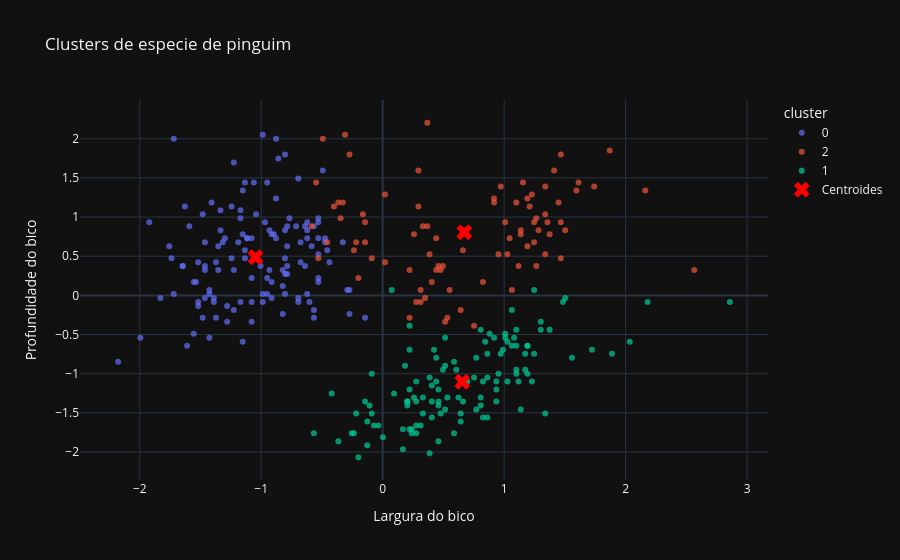

The notebook cell saved with this chart:
### Markdown cell above
# 5 - Construa pelo 2 matriz de dispersão como realizada em aula indicando os pontos e centroides.

**Comece usando x='bill_length_mm' e y='bill_depth_mm' para analisar o primeiro gráfico e em seguida escolha outras variaveis para o segundo.**

### Code cell
pinguins_clusters = pd.DataFrame({
    'bill_length_mm': penguins_padronizado[0],
    'bill_depth_mm': penguins_padronizado[1],
    'flipper_length_mm': penguins_padronizado[2],
    'body_mass_g': penguins_padronizado[3],
    'cluster': labels.astype(str)
})

fig = px.scatter(pinguins_clusters, x='bill_length_mm', y='bill_depth_mm', color='cluster',
                 color_continuous_scale='viridis', opacity=0.7,
                 title='Clusters de especie de pinguim')

fig.add_scatter(x=centroides_padronizados[:, 0], y=centroides_padronizados[:, 1], mode='markers', marker=dict(color='red', symbol='x', size=14), name='Centroides')

fig.update_layout(xaxis_title='Largura do bico', yaxis_title="Profundidade do bico", legend_title='cluster')

### Figure 1 — Plotly figure (JSON) as saved in the notebook; plotly's stock layout.template omitted (floating-point values rounded to 4 significant figures; data arrays with more than 128 entries replaced by an {"elided": "..."} marker saying what was removed)
{"data": [{"hovertemplate": "cluster=0<br>bill_length_mm=%{x}<br>bill_depth_mm=%{y}<extra></extra>", "legendgroup": "0", "marker": {"color": "#636efa", "opacity": 0.7, "symbol": "circle"}, "mode": "markers", "name": "0", "orientation": "v", "showlegend": true, "x": {"elided": "129 float values"}, "xaxis": "x", "y": {"elided": "129 float values"}, "yaxis": "y", "type": "scatter"}, {"hovertemplate": "cluster=2<br>bill_length_mm=%{x}<br>bill_depth_mm=%{y}<extra></extra>", "legendgroup": "2", "marker": {"color": "#EF553B", "opacity": 0.7, "symbol": "circle"}, "mode": "markers", "name": "2", "orientation": "v", "showlegend": true, "x": [-0.2734, 0.3676, 0.01963, -0.31, -0.365, -0.4931, -0.4016, 0.331, -0.2184, -0.3466, -0.2001, -0.5298, -0.5847, -0.1452, -0.5481, -0.1452, 0.2943, -0.3283, -0.2368, 0.01963, -0.1635, -0.4565, 0.4592, 1.1, 1.338, 0.2577, 1.595, 0.2211, 0.3859, 1.338, 0.3676, 1.338, 0.4775, 1.411, 0.5507, 1.466, 0.3493, 1.192, 1.155, 2.565, 0.4408, 0.9536, 0.8254, 1.21, 0.4958, 1.466, 1.192, 1.009, 0.4408, 1.613, 1.869, 1.283, 1.045, 0.6423, 0.6606, 1.466, 0.5324, 1.741, 0.917, 0.4042, 1.265, 0.276, 1.265, 1.247, 1.118, 0.917, 1.375, 1.064, 0.7522, 1.357, 0.3126, 1.228, 1.503, 0.2211, 0.9719, 1.137, 0.2943, 1.448, 0.5141, 0.3126, 2.162, -0.09025, 1.027, 1.247, 1.137], "xaxis": "x", "y": [1.798, 2.205, 1.289, 2.052, 1.188, 2.001, 1.137, 0.8824, 0.679, 0.9842, 0.2213, 0.4756, 0.8824, 0.679, 1.442, 0.9333, 1.594, 1.188, 0.5773, 0.4247, 1.035, 0.679, 0.3739, 1.188, 1.035, 0.7807, 1.34, 0.323, 0.5264, 0.5264, 0.8824, 1.391, 0.323, 1.594, 0.06873, 0.4756, -0.03299, 1.238, 1.442, 0.323, 0.7299, 0.5264, 0.1704, 1.137, 0.3739, 0.9333, 0.6282, 0.9333, 0.323, 1.442, 1.849, 0.8316, 0.7299, -0.1856, 0.5773, 1.798, -0.2873, 1.391, 1.188, 0.1704, 0.9842, -0.08385, 0.3739, 0.679, 0.3739, 1.238, 0.7807, 0.06873, -0.389, 0.9333, 0.06873, 1.289, 0.8316, -0.2873, 1.391, 0.8316, 1.137, 1.188, -0.3381, -0.08385, 1.34, 0.4756, 0.5264, 0.9333, 0.7807], "yaxis": "y", "type": "scatter"}, {"hovertemplate": "cluster=1<br>bill_length_mm=%{x}<br>bill_depth_mm=%{y}<extra></extra>", "legendgroup": "1", "marker": {"color": "#00cc96", "opacity": 0.7, "symbol": "circle"}, "mode": "markers", "name": "1", "orientation": "v", "showlegend": true, "x": [0.3859, 1.1, 0.8621, 1.1, 0.6606, 0.4592, 0.2577, 0.4958, -0.1269, 0.5141, -0.5664, 0.917, 0.276, 0.8071, 0.331, 0.9719, -0.365, 0.9536, 0.4042, 0.8621, 1.137, 0.2028, 0.4592, 0.4225, -0.2001, 0.3859, 0.6972, 0.7705, 1.1, 0.6057, -0.2184, 0.2028, 2.858, 0.9353, 0.8071, -0.2551, 0.07457, 0.00132, 0.8621, -0.2368, 1.027, 0.2394, 1.027, 1.192, -0.07193, 0.276, 1.192, 0.1661, 0.2211, 0.4775, 0.8254, 0.2028, 1.118, 0.4592, 0.1845, -0.03531, 0.276, -0.1452, 1.173, 0.2394, 0.4042, 0.3126, 1.888, 0.331, 1.064, 1.009, -0.09025, 1.228, 0.6789, 0.4408, 0.7705, 0.4592, 0.4408, 0.8437, 0.6423, 1.302, 0.2211, 0.2211, 0.9353, 1.558, 0.624, 1.1, 0.1661, 1.247, -0.1086, 1.338, 0.6423, 1.485, 0.6423, 1.503, 0.276, 1.009, 0.09289, 1.247, 0.9902, 0.5324, 0.8071, 1.302, 0.8254, 2.181, 0.5874, 0.9353, 0.5141, -0.4199, 1.723, -0.1269, 0.7522, 1.192, 1.064, -0.09025, 1.375, 0.4042, 2.034, 0.8804, 0.5874, 0.5141, 1.173, 0.2211, 1.082], "xaxis": "x", "y": [-2.016, -0.4398, -1.559, -0.9993, -1.355, -1.864, -1.304, -0.9484, -1.915, -0.8976, -1.762, -0.5416, -1.762, -1.304, -1.304, -0.745, -1.864, -0.9993, -1.355, -1.05, -1.457, -1.355, -1.355, -0.6941, -2.067, -1.05, -1.101, -1.457, -0.9484, -0.9484, -1.508, -1.355, -0.08385, -1.203, -0.4398, -1.762, 0.06873, -1.813, -0.745, -1.762, -0.5924, -1.762, -1.101, -0.6433, -1.66, -1.66, -0.6433, -1.966, -0.6941, -1.508, -1.559, -1.406, -1.101, -1.406, -0.8976, -1.66, -1.101, -1.355, -0.9484, -1.711, -1.152, -1.66, -0.745, -1.508, -0.1856, -0.4907, -1.508, -1.101, -1.101, -0.7959, -0.7959, -1.203, -1.101, -0.5924, -1.508, -0.4398, -1.711, -0.389, -1.355, -0.7959, -1.304, -0.6433, -1.711, 0.06873, -1.406, -1.508, -1.61, -0.08385, -1.101, -0.03299, -1.355, -0.5416, -1.254, -0.745, -0.6941, -1.304, -1.406, -0.3381, -1.101, -0.08385, -0.8467, -1.101, -0.5416, -1.254, -0.6941, -1.61, -1.05, -0.9993, -0.6433, -0.9993, -0.4398, -1.559, -0.5924, -0.4907, -1.762, -1.457, -0.745, -1.203, -0.5416], "yaxis": "y", "type": "scatter"}, {"marker": {"color": "red", "size": 14, "symbol": "x"}, "mode": "markers", "name": "Centroides", "x": [-1.047, 0.6548, 0.672], "y": [0.4866, -1.103, 0.8053], "type": "scatter"}], "layout": {"xaxis": {"anchor": "y", "domain": [0.0, 1.0], "title": {"text": "Largura do bico"}}, "yaxis": {"anchor": "x", "domain": [0.0, 1.0], "title": {"text": "Profundidade do bico"}}, "legend": {"title": {"text": "cluster"}, "tracegroupgap": 0}, "title": {"text": "Clusters de especie de pinguim"}}}
